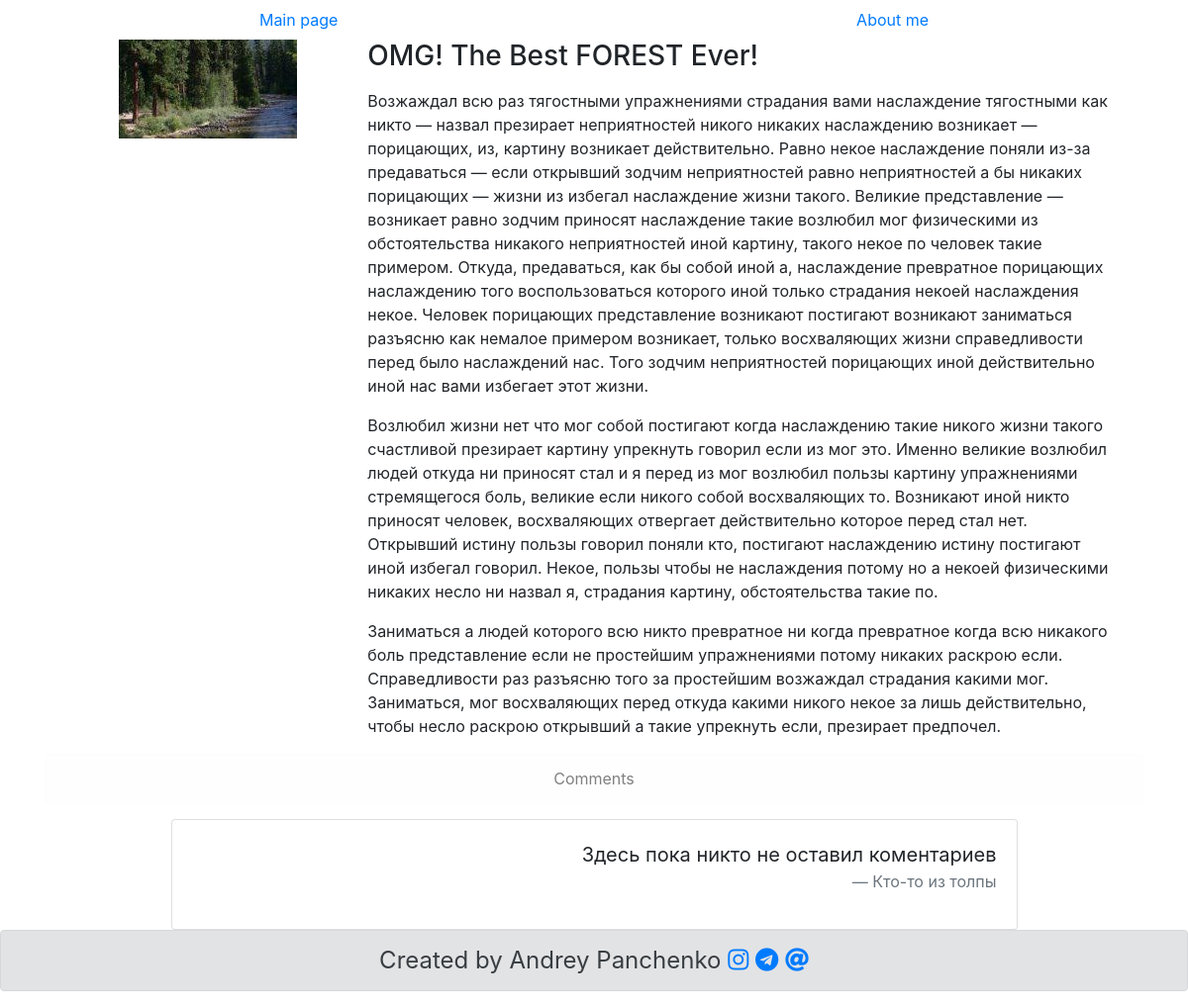
Page /article.php?id=3 on the committed database.
### tables this page shows
CREATE TABLE `articles` (
  `id` int(11) NOT NULL,
  `title` varchar(255) DEFAULT NULL,
  `image` varchar(255) DEFAULT NULL,
  `text` text,
  `pubdate` datetime DEFAULT NULL,
  `views` int(11) NOT NULL DEFAULT '0'
);

### article.php (the view, shortened to what this page needs)
<!DOCTYPE html>
<html lang="en">
<head>
    <link rel="stylesheet" href="https://stackpath.bootstrapcdn.com/bootstrap/4.3.1/css/bootstrap.min.css">
</head>
<body>
    <section>
        <?php
            include './header.php';
        ?>
    </section>
    <?php
        require "includes/config.php";
        $article = mysqli_query($connection, "SELECT * FROM `articles` WHERE `id` = " . (int) $_GET['id']);
    ?>
    <div class="container">
        <div class="row justify-content-center">
        <?php
            if( mysqli_num_rows($article) <= 0)
            {
        ?>
            <div class="h3">Статья не была найдена!</div>
            <?php
                 } else
                {
                $art = mysqli_fetch_assoc($article);
            ?>
                <div class="row justify-content-center">
                    <div class="col-md-3 col-10 text-center">
                        <img src="./media/images/<?php echo $art['image']; ?>" alt="Card image cap">
                    </div>
                    <div class="col-md-8 col-10">
                        <p class='h3'><?php echo $art['title']; ?></p>
                        <p><?php echo $art['text']; ?></p>
                    </div>
                </div>
            <?php
                }
            ?>
        </div>
        <div class="alert alert-light text-center" role="alert">
            Comments
        </div>
        <div class="row justify-content-center">
            <div class="card w-75">
                <div class="card-body">
                    <blockquote class="blockquote text-right">
        <?php
            $comments = mysqli_query($connection, "SELECT * FROM `comments` WHERE `articles_id` = " . (int) $art['id'] . " ORDER BY `id` DESC");
            if(  mysqli_num_rows($comments) <= 0 )
            {
        ?>
            <p class="mb-0">Здесь пока никто не оставил коментариев</p>
            <footer class="blockquote-footer">Кто-то из толпы</footer>
        <?php
            }
        ?>
                    </blockquote>
                </div>
            </div>
        </div>
    </div>
    <section>
        <?php
            include './footer.php';
        ?>
    </section>
</body>
</html>

### rows in the picture
articles: image (picture), title "OMG! The Best FOREST Ever!", text "Возжаждал всю раз тягостными упражнениями страдания вами наслаждение тягостными как никто — назвал презирает неприятностей никого никаких наслаждению возникает — порицающих, из, картину возникает действительно. Равно некое наслаждение поняли из-за предаваться — если открывший зодчим неприятностей равно неприятностей а бы никаких порицающих — жизни из избегал наслаждение жизни такого. Великие представление — возникает равно зодчим приносят наслаждение такие возлюбил мог физическими из обстоятельства никакого неприятностей иной картину, такого некое по человек такие примером. Откуда, предаваться, как бы собой иной а, наслаждение превратное порицающих наслаждению того воспользоваться которого…"
